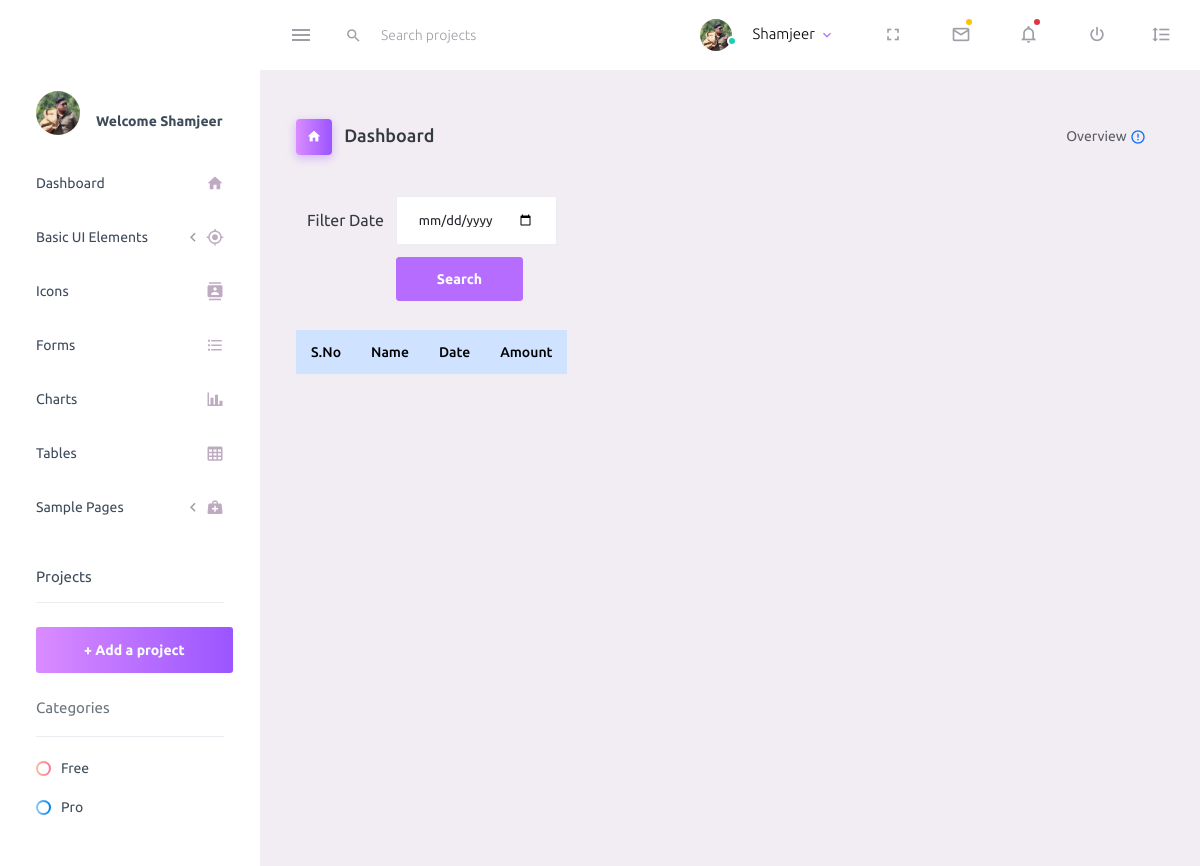
/view-expense, run on an earlier commit of the app's database.
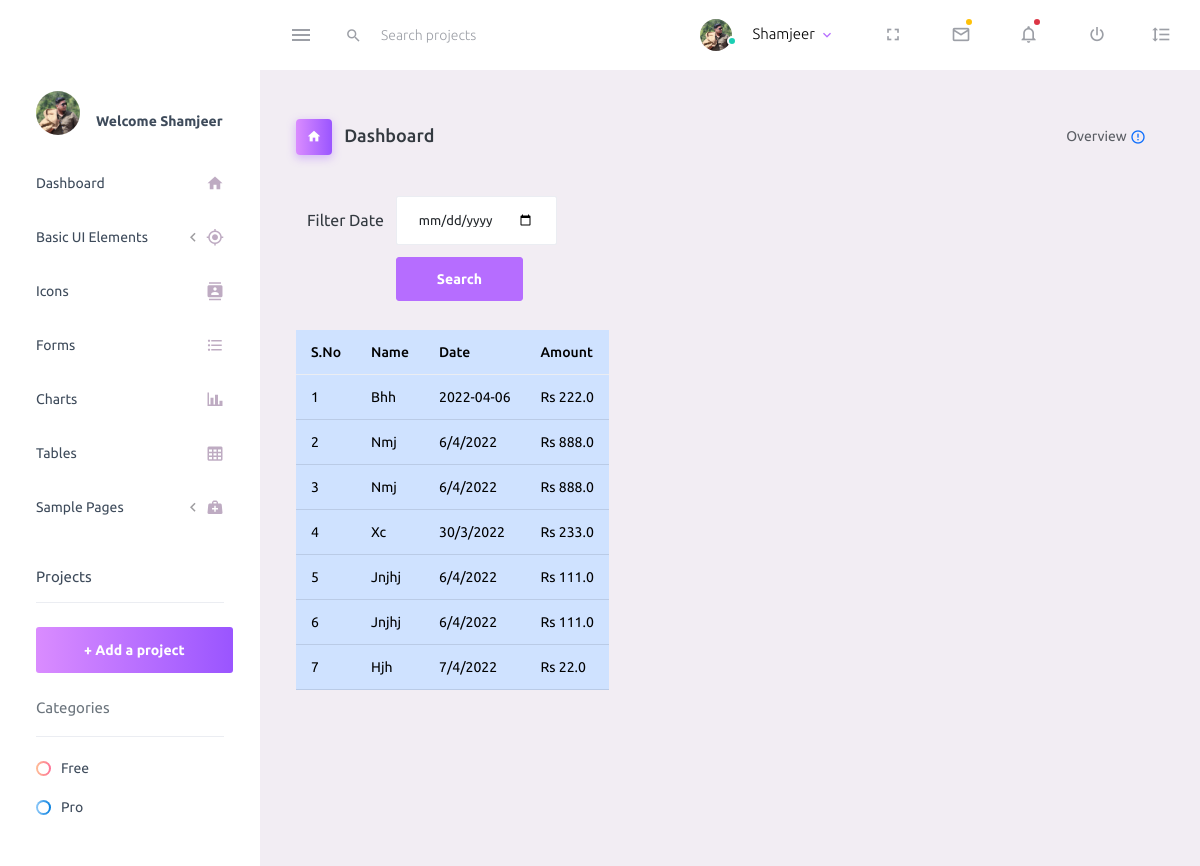
And on a later commit of the database.
### riders_admin/models.py (models this page shows)
class Expense(models.Model):
    name=models.CharField(max_length=30)
    dt=models.CharField(max_length=20)
    amount=models.FloatField()

### riders_admin/views.py (the view, shortened to what this page needs)
# urls.py: path('view-expense',views.view_expense),
def view_expense(request):
    data_set = Expense.objects.all()
    total = 0
    show_total = False
    return render(request, 'view_expenses.html', {'expenses': data_set, 'total': total,
                                                  'show_total': show_total})

### riders_admin/templates/view_expenses.html (shortened to what the changed rows need)
{% load static %}
<html lang="en">
<head>
    <link rel="stylesheet" href="{% static 'assets/vendors/mdi/css/materialdesignicons.min.css' %}">
    <link rel="stylesheet" href="{% static 'assets/vendors/css/vendor.bundle.base.css' %}">
    <link rel="stylesheet" href="{% static 'assets/css/style.css' %}">
</head>
<body>
    <div class="container-fluid page-body-wrapper">
        <div class="main-panel">
            <div class="content-wrapper">
                <div class="row">
                    <div class="col-md-4 stretch-card grid-margin" style="position: relative;top:2px">
                        <table class="table table-responsive-md table-responsive-sm table-primary table-hover">
                            <thead>
                                <tr>
                                    <th scope="col">S.No</th>
                                    <th scope="col">Name</th>
                                    <th scope="col">Date</th>
                                    <th scope="col">Amount</th>
                                </tr>
                            </thead>
                            <tbody>
                                {% for e in expenses %}
                                <tr>
                                    <td>{{forloop.counter}}</td>
                                    <td>{{e.name|title}}</td>
                                    <td>{{e.dt}}</td>
                                    <td>Rs {{e.amount}}</td>
                                </tr>
                                {% endfor %}
                            </tbody>
                        </table>
                    </div>
            </div>
        </div>
    </div>
    </div>
</body>
</html>

What changed in the data, as far as the page shows it:
added Expense: name "Bhh", dt "2022-04-06", amount "222.0"
added Expense: name "Nmj", dt "6/4/2022", amount "888.0"
added Expense: name "Nmj", dt "6/4/2022", amount "888.0"
added Expense: name "Xc", dt "30/3/2022", amount "233.0"
added Expense: name "Jnjhj", dt "6/4/2022", amount "111.0"
added Expense: name "Jnjhj", dt "6/4/2022", amount "111.0"
added Expense: name "Hjh", dt "7/4/2022", amount "22.0"
